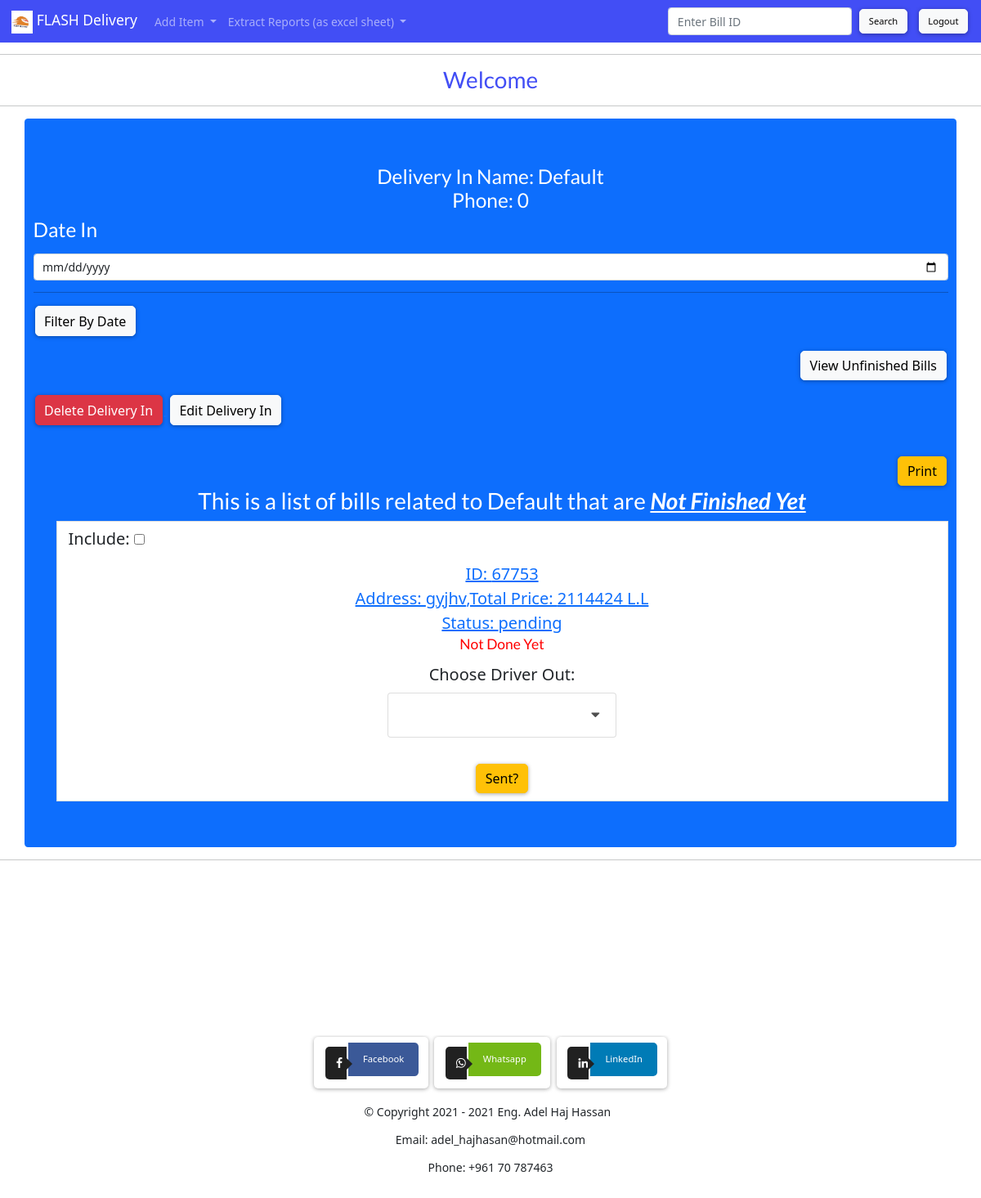
Page /delivery_in_details/1/ (signed in) on the committed database.
### deliveryApp/models.py (models this page shows, shortened)
class Delivery_In(models.Model):
    Name=models.CharField(max_length=50)
    Phone = models.CharField(max_length=50)

class Bill(models.Model):
    Bill_Id = models.CharField(max_length=10, unique=True)
    Date_In = models.DateTimeField('Date In', null=True, blank=True)
    Date_Sent = models.DateTimeField('Date Sent', null=True, blank=True,default=None)
    Date_Paid = models.DateTimeField('Date Paid', null=True, blank=True, default=None)
    Date_Done = models.DateTimeField('Date Done', null=True, blank=True, default=None)
    Done = models.BooleanField(default=False)
    address = models.CharField(max_length=100000,default="Address not found")
    directions = models.CharField(max_length=100000,default="", blank=True)
    delivery_in = models.ForeignKey(Delivery_In, on_delete=models.CASCADE)
    delivery_out = models.ForeignKey(Delivery_Out, on_delete=models.CASCADE)
    endClientName=models.CharField(max_length=100000,default="Unknown Name")
    endClientNumber=models.CharField(max_length=10000,default="03000000")
    client = models.ForeignKey(Client, on_delete=models.CASCADE, null=False)
    Product_cost = models.IntegerField( default=0)
    Currency = models.CharField(max_length=10, choices=Currency_Choices, default="lbp" )
    Delivery_cost = models.IntegerField(default=0)
    Status = models.CharField(max_length=99, choices=Status_Choices, default="pending" )
    Hidden_Status =  models.CharField(max_length=99, choices=Status_Choices, default="pending" )
    Done_Refunding = models.BooleanField(default=False)
    Extracted_For_DelOut = models.BooleanField(default=False)
    Notes = models.CharField(max_length=10000,default="", blank=True)
    Hidden_Id=models.CharField(max_length=10)

### deliveryApp/views.py (the view, shortened to what this page needs)
# urls.py: path('delivery_in_details/<int:delivery_in_id>/',views.delivery_in_details,name='delivery_in_details'),
def delivery_in_details(request, delivery_in_id ,year=0, month=0, day=0,bill_id=-1, operation='no operation'):
	lst = Bill.objects.all().filter(delivery_in=delivery_in_id)
	if year!=0:
		date=datetime.date(int(year),int(month),int(day))
	else:
		date='0-0-0'
	monthly_info=""
	ids = request.POST.get('IDS',"")
	if date != '0-0-0':
	    pre_date = datetime.datetime(int(year), int(month), 1, 0, 0, 1)
	    post_date = datetime.datetime(int(year), int(month), 1, 0, 0, 1)
	    post_date += relativedelta(months=1)
	    monthly_info = len(Bill.objects.filter( Q(delivery_in = delivery_in_id) & Q( Date_In__lt = post_date ) & Q( Date_In__gt = pre_date) ) )
	delivery_in=Delivery_In.objects.get(pk=delivery_in_id)
	return render(request, 'delivery_in_details.html', {'monthly_info':monthly_info, 'bills':lst, 'date':date, 'delivery_in':delivery_in, 'deliveryouts':Delivery_Out.objects.all()})

### deliveryApp/templatetags/deliverytags.py (called while the page is built)
def get_year(value):
	string = str(value).strip()
	lst=string.split('-')
	print(lst)
	return int(lst[0])

def get_month(value):
	string = str(value).strip()
	lst=string.split('-')
	print(lst)
	return int(lst[1])

def get_day(value):
	string = str(value).strip()
	lst=string.split('-')
	print(lst)
	return int(lst[2])

### deliveryApp/templates/delivery_in_details.html (shortened to what this page needs)
{% extends "base.html" %}
{% load deliverytags %}
{% block content %}
    <link rel="stylesheet" href="https://cdnjs.cloudflare.com/ajax/libs/font-awesome/4.7.0/css/font-awesome.min.css">
<div class="container jumbotron list-group-item-danger" style="color:black; margin-bottom:15px; font-size:20px; width:100% ; background-color:#0d6efd!important; margin-top:15px ">
<ol class="list-group">
    <h3 style="color:white; text-align: center">Delivery In Name: {{ delivery_in.Name }}
<br> Phone: {{ delivery_in.Phone }}
<br> {% if  monthly_info != '' %} Bills brought during the month # {{date|get_month}} : {{monthly_info}} bills {% endif %}
</h3>
	<form class="form-group" style="align:center" action="{% url 'delivery_in_details' delivery_in.pk %}" method="POST">
    <label for="requested_date" style="color:white;"><h3 >Date In</h3> <h5> </h5></label>
    <input class="form-control" id="requested_date" type="date" name="requested_date" {% if date == '0-0-0' %} value="No Date Specified" {% else %} value={{date|to_str}} {% endif %}>
    <hr>
    <input style="align-self: center" type="submit" class="btn btn-light" value="Filter By Date">
</form>
<p align="right"><a href="{% url 'delivery_in_details' delivery_in.pk  %}"><button  class="btn btn-light">View Unfinished Bills</button> </a></p>
<p align="left">
<a href="{% url 'delete_delivery_in' delivery_in.pk  %}"><button  class="btn btn-danger">Delete Delivery In</button> </a>
<a href="{% url 'updatedeliveryin' delivery_in.pk %}"><button class="btn btn-light">
Edit Delivery In</button></a>
</p>
<div style="text-align:right">
<button class="btn btn-warning" value="Print" onclick="Print()"> Print </button></div>
<ul>
{% if date != '0-0-0' %}
 <h2 style="color:white; text-align:center">This is a list of <u><i><b>All</b></i></u> bills related to {{delivery_in.Name}} on {{date}}</h2>
                {% for sts in bills %}
                {% if sts.Date_In|to_date == date|to_str %}
                 {{client}}
                 {% if sts.Status == 'refunded' %}
                <li name="{{sts.Bill_Id}}_item" class="list-group-item " style="text-align: center; background: yellow">
                     <p style="text-align:left">Include: <input type="checkbox" class="pl" name="{{sts.Bill_Id}}"></p>
	<a
                    href="{% url 'bill_details' sts.Bill_Id sts.Status  %}"
                    >ID: {{sts.Bill_Id}}   <div name="{{sts.Bill_Id}}_date">Address: {{sts.address}}, Total Price: {% if sts.Currency != 'usd' %}{{ sts.Product_cost | add:sts.Delivery_cost }} L.L {% else %}  {{ sts.Product_cost }} $ + {{sts.Delivery_cost}} L.L{% endif %}</div>
                <div id="{{sts.Bill_Id}}_status" >Status: {{sts.Status}} </div></a>
                {% if sts.Done_Refunding %} <h5 style="color:green">Done Refunding</h5>
                {% else %}
                <h5 id="{{sts.Bill_Id}}_notdonerefunding" style="color:red">Refunding Not Done Yet</h5>
                {% endif %}
                <div style="margin-right: 0px;padding-top:5px">
                </div>
                </li>
                {% else %}
                <li name="{{sts.Bill_Id}}_item" class="list-group-item " style="text-align: center">
                     <p style="text-align:left">Include: <input type="checkbox" class="pl" name="{{sts.Bill_Id}}"></p>
	<a
                    href="{% url 'bill_details' sts.Bill_Id sts.Status  %}"
                    >ID: {{sts.Bill_Id}}   <div name="{{sts.Bill_Id}}_date">Address: {{sts.address}},Total Price: {% if sts.Currency != 'usd' %}{{ sts.Product_cost | add:sts.Delivery_cost }} L.L {% else %}  {{ sts.Product_cost }} $ + {{sts.Delivery_cost}} L.L{% endif %}</div>
                <div id="{{sts.Bill_Id}}_status" >Status: {{sts.Status}} </div></a>
                {% if sts.Done %}
                <h5 name="{{sts.Bill_Id}}_done" style="color: green"> Done </h5>
                {% else %}
                <h5 id="{{sts.Bill_Id}}_notdone" style="color: red"> Not Done Yet </h5>
                {% if sts.Status != 'pending' %}
              <a name="{{sts.Bill_Id}}" class="done"  > <button onclick="behave()" name="donerefunding" id="{{sts.Bill_Id}}_donebutton" type="button" class="btn btn-danger">Done?<br></button></a>
                {% else %}
                <span id="done_{{sts.Bill_Id}}"></span>
                {% endif %}
                {% endif %}
                <div style="margin-right: 0px;padding-top:5px">
                {% if sts.Status == "pending"  %}
                <div id="deliveryout_{{sts.Bill_Id}}">
          <label for="deliveryout">Choose Driver Out:</label><br>
             <select class="ui search dropdown"   id="selectdeliveryout_{{sts.Bill_Id}}" >
                <option value="intro" selected disabled hidden>Search by typing the name</option>
              {% for deliveryout in deliveryouts %}
            {% if deliveryout.Name != 'Default' %}
 						 <option  value="{{deliveryout.pk}}">{{deliveryout.Name}}</option>
                        {% endif %}
           {% endfor %}
          </select><br><br></div>
          <script type="text/javascript">
          jQuery('.ui.search.dropdown')
            .dropdown();
            </script></div>
                <a name="{{sts.Bill_Id}}" class="sent" id="sent_{{sts.Bill_Id}}"> <button onclick="behave()" name="sent" type="button" id="{{sts.Bill_Id}}_sentbutton" class="btn btn-warning">Sent? </button></a>
                {% elif sts.Status == "sent" %}
                <a name="{{sts.Bill_Id}}" class="paid" id="paid_{{sts.Bill_Id}}"> <button id="{{sts.Bill_Id}}_paidbutton" type="button" onclick="behave()" name="paid" class="btn btn-info">Paid? </button></a>
                {% endif %}
                {% endif %}
                </li>
                {% endif %}
                {% endfor %}
{% else %}
<h2 style="color:white; text-align:center">This is a list of bills related to {{delivery_in.Name}} that are <u><i><b>Not Finished Yet</b></i></u></h2>
                {% for sts in bills %}
                    {% if not sts.Done or sts.status == 'refunded' %}
          {% if not sts.Done_Refunding %}
           {% if sts.Status == 'refunded' %}
                    <li name="{{sts.Bill_Id}}_item" class="list-group-item " style="text-align: center; background: yellow">
                         <p style="text-align:left">Include: <input type="checkbox" class="pl" name="{{sts.Bill_Id}}"></p>
                        <a
                        href="{% url 'bill_details' sts.Bill_Id sts.Status  %}"
                        >ID: {{sts.Bill_Id}}   <div name="{{sts.Bill_Id}}_date">Address: {{sts.address}},Total Price: {% if sts.Currency != 'usd' %}{{ sts.Product_cost | add:sts.Delivery_cost }} L.L {% else %}  {{ sts.Product_cost }} $ + {{sts.Delivery_cost}} L.L{% endif %}</div>
                    <div id="{{sts.Bill_Id}}_status" >Status: {{sts.Status}} </div></a>
                    {% if sts.Done_Refunding %} <h5 style="color:green">Done Refunding</h5>
                    {% else %}
                    <h5 id="{{sts.Bill_Id}}_notdonerefunding" style="color:red">Refunding Not Done Yet</h5>
                    {% endif %}
                    <div style="margin-right: 0px;padding-top:5px">
                    </div>
                    </li>
                    {% else %}
                    <li name="{{sts.Bill_Id}}_item" class="list-group-item " style="text-align: center">
                         <p style="text-align:left">Include: <input type="checkbox" class="pl" name="{{sts.Bill_Id}}"></p>
                        <a
                        href="{% url 'bill_details' sts.Bill_Id sts.Status  %}"
                        >ID: {{sts.Bill_Id}}   <div name="{{sts.Bill_Id}}_date">Address: {{sts.address}},Total Price: {% if sts.Currency != 'usd' %}{{ sts.Product_cost | add:sts.Delivery_cost }} L.L {% else %}  {{ sts.Product_cost }} $ + {{sts.Delivery_cost}} L.L{% endif %}</div>
                    <div id="{{sts.Bill_Id}}_status" >Status: {{sts.Status}} </div></a>
                    {% if sts.Done %}
                    <h5 name="{{sts.Bill_Id}}_done" style="color: green"> Done </h5>
                    {% else %}
                    <h5 id="{{sts.Bill_Id}}_notdone" style="color: red"> Not Done Yet </h5>
                    {% endif %}
                    <div style="margin-right: 0px;padding-top:5px">
                    {% if sts.Status == "pending"  %}
                    <div id="deliveryout_{{sts.Bill_Id}}">
          <label for="deliveryout">Choose Driver Out:</label><br>
          <br><br></div>
            </div>
                    <a name="{{sts.Bill_Id}}" class="sent" id="sent_{{sts.Bill_Id}}"> <button onclick="behave()" name="sent" type="button" id="{{sts.Bill_Id}}_sentbutton" class="btn btn-warning">Sent? </button></a>
                    {% elif sts.Status == "sent" %}
                    <a name="{{sts.Bill_Id}}" class="paid" id="paid_{{sts.Bill_Id}}"> <button id="{{sts.Bill_Id}}_paidbutton" type="button" onclick="behave()" name="paid" class="btn btn-info">Paid? </button></a>
                    {% endif %}
                    {% endif %}
                    </li>
                    {% endif %}
                    {% endif %}
                    {% endfor %}
{% endif %}
</div>
<hr>
{% endblock %}

### deliveryApp/templates/base.html (style rules this page uses)
.btn { clear:both; white-space:nowrap; font-size:.8em; display:inline-block; border-radius:5px; box-shadow: 0 1px 5px 0 rgba(0, 0, 0, 0.35); margin:2px; -webkit-transition:all .5s; -moz-transition:all .5s; transition:all .5s; overflow:hidden }

### rows in the picture
Delivery_In: Name "Default", Phone "0"
Bill: Bill_Id "67753", address "gyjhv", Product_cost|add "2114424", Status "pending"
